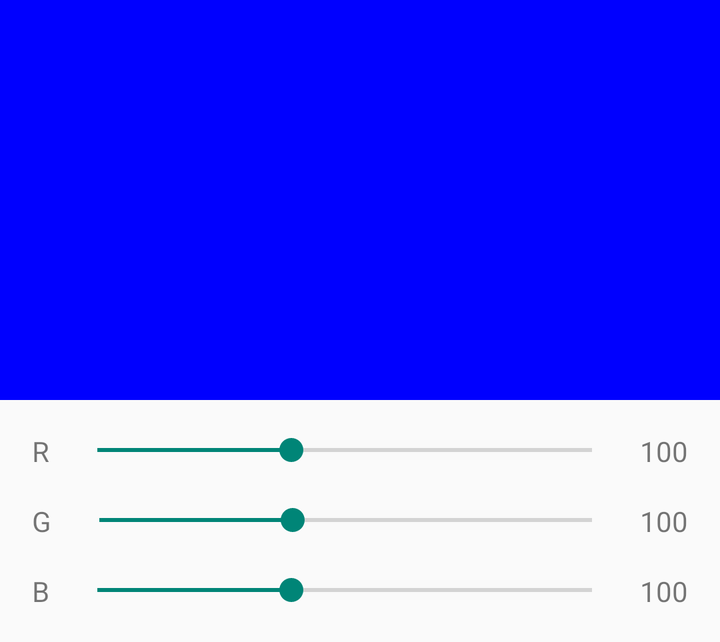
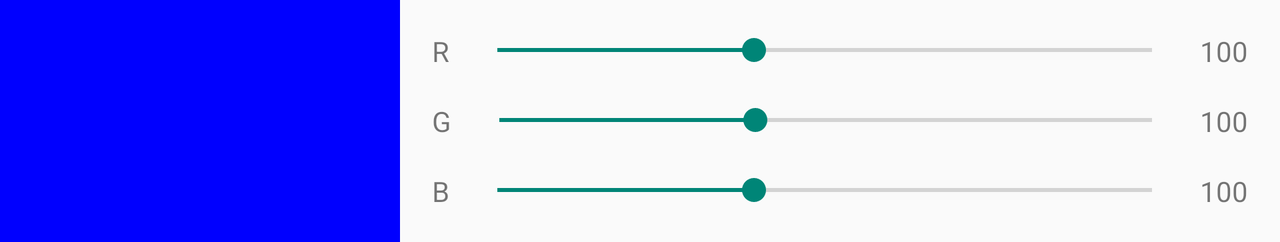

One screen, two layout resources from the same app: the default and the repository's alternative for another configuration. Each is rendered where Android would select it; the XML of both is given below.
<!-- AndroidManifest.xml: application theme AppTheme -->
<!-- res/layout/color_picker_fragment.xml -->
<?xml version="1.0" encoding="utf-8"?>
<LinearLayout
    xmlns:android="http://schemas.android.com/apk/res/android"
    xmlns:tools="http://schemas.android.com/tools"
    android:layout_width="match_parent"
    android:layout_height="wrap_content"
    android:orientation="vertical"
    tools:context=".ColorPickerFragment">

    <FrameLayout
        android:id="@+id/colorView"
        android:layout_width="match_parent"
        android:layout_height="200dp"
        tools:background="@color/blue"
        android:background="@color/blue"/>

    <LinearLayout
        android:layout_width="match_parent"
        android:layout_height="wrap_content"
        android:layout_marginTop="16dp"
        android:layout_marginStart="16dp"
        android:layout_marginEnd="16dp"
        android:orientation="horizontal">

        <TextView
            android:layout_width="wrap_content"
            android:layout_height="wrap_content"
            android:text="R"/>

        <SeekBar
            android:id="@+id/redSeekBar"
            android:layout_width="0dp"
            android:layout_height="wrap_content"
            android:layout_weight="1"
            android:layout_marginHorizontal="8dp"
            android:max="255"
            tools:progress="100" />

        <TextView
            android:id="@+id/redValueTextView"
            android:layout_width="wrap_content"
            android:layout_height="wrap_content"
            tools:text="100"/>

    </LinearLayout>

    <LinearLayout
        android:layout_width="match_parent"
        android:layout_height="wrap_content"
        android:layout_marginTop="16dp"
        android:layout_marginStart="16dp"
        android:layout_marginEnd="16dp"
        android:orientation="horizontal">

        <TextView
            android:layout_width="wrap_content"
            android:layout_height="wrap_content"
            android:text="G"/>

        <SeekBar
            android:id="@+id/greenSeekBar"
            android:layout_width="0dp"
            android:layout_height="wrap_content"
            android:layout_weight="1"
            android:layout_marginHorizontal="8dp"
            android:max="255"
            tools:progress="100" />

        <TextView
            android:id="@+id/greenValueTextView"
            android:layout_width="wrap_content"
            android:layout_height="wrap_content"
            tools:text="100"/>

    </LinearLayout>

    <LinearLayout
        android:layout_width="match_parent"
        android:layout_height="wrap_content"
        android:layout_marginTop="16dp"
        android:layout_marginBottom="16dp"
        android:layout_marginStart="16dp"
        android:layout_marginEnd="16dp"
        android:orientation="horizontal">

        <TextView
            android:layout_width="wrap_content"
            android:layout_height="wrap_content"
            android:text="B"/>

        <SeekBar
            android:id="@+id/blueSeekBar"
            android:layout_width="0dp"
            android:layout_height="wrap_content"
            android:layout_weight="1"
            android:layout_marginHorizontal="8dp"
            android:max="255"
            tools:progress="100" />

        <TextView
            android:id="@+id/blueValueTextView"
            android:layout_width="wrap_content"
            android:layout_height="wrap_content"
            tools:text="100"/>

    </LinearLayout>


</LinearLayout>
<!-- resources referenced by this layout -->
<resources>
  <color name="blue">#FF0000FF</color>
  <style name="AppTheme" parent="Theme.AppCompat.Light">
          <item name="colorPrimary">@color/blue</item>
      </style>
</resources>
<!-- res/layout-land/color_picker_fragment.xml (the repository's variant of the layout above) -->
<!-- drawn on the phone turned sideways -->
<?xml version="1.0" encoding="utf-8"?>
<LinearLayout
    xmlns:android="http://schemas.android.com/apk/res/android"
    xmlns:tools="http://schemas.android.com/tools"
    android:layout_width="match_parent"
    android:layout_height="wrap_content"
    android:orientation="horizontal"
    tools:context=".ColorPickerFragment">

    <FrameLayout
        android:id="@+id/colorView"
        android:layout_width="200dp"
        android:layout_height="match_parent"
        tools:background="@color/blue"
        android:background="@color/blue"/>

    <LinearLayout
        android:layout_width="0dp"
        android:layout_height="wrap_content"
        android:layout_weight="1"
        android:orientation="vertical" >

        <LinearLayout
            android:layout_width="match_parent"
            android:layout_height="wrap_content"
            android:layout_marginTop="16dp"
            android:layout_marginStart="16dp"
            android:layout_marginEnd="16dp"
            android:orientation="horizontal">

            <TextView
                android:layout_width="wrap_content"
                android:layout_height="wrap_content"
                android:text="R"/>

            <SeekBar
                android:id="@+id/redSeekBar"
                android:layout_width="0dp"
                android:layout_height="wrap_content"
                android:layout_weight="1"
                android:layout_marginHorizontal="8dp"
                android:max="255"
                tools:progress="100" />

            <TextView
                android:id="@+id/redValueTextView"
                android:layout_width="wrap_content"
                android:layout_height="wrap_content"
                tools:text="100"/>

        </LinearLayout>

        <LinearLayout
            android:layout_width="match_parent"
            android:layout_height="wrap_content"
            android:layout_marginTop="16dp"
            android:layout_marginStart="16dp"
            android:layout_marginEnd="16dp"
            android:orientation="horizontal">

            <TextView
                android:layout_width="wrap_content"
                android:layout_height="wrap_content"
                android:text="G"/>

            <SeekBar
                android:id="@+id/greenSeekBar"
                android:layout_width="0dp"
                android:layout_height="wrap_content"
                android:layout_weight="1"
                android:layout_marginHorizontal="8dp"
                android:max="255"
                tools:progress="100" />

            <TextView
                android:id="@+id/greenValueTextView"
                android:layout_width="wrap_content"
                android:layout_height="wrap_content"
                tools:text="100"/>

        </LinearLayout>

        <LinearLayout
            android:layout_width="match_parent"
            android:layout_height="wrap_content"
            android:layout_marginTop="16dp"
            android:layout_marginBottom="16dp"
            android:layout_marginStart="16dp"
            android:layout_marginEnd="16dp"
            android:orientation="horizontal">

            <TextView
                android:layout_width="wrap_content"
                android:layout_height="wrap_content"
                android:text="B"/>

            <SeekBar
                android:id="@+id/blueSeekBar"
                android:layout_width="0dp"
                android:layout_height="wrap_content"
                android:layout_weight="1"
                android:layout_marginHorizontal="8dp"
                android:max="255"
                tools:progress="100" />

            <TextView
                android:id="@+id/blueValueTextView"
                android:layout_width="wrap_content"
                android:layout_height="wrap_content"
                tools:text="100"/>

        </LinearLayout>

    </LinearLayout>




</LinearLayout>
